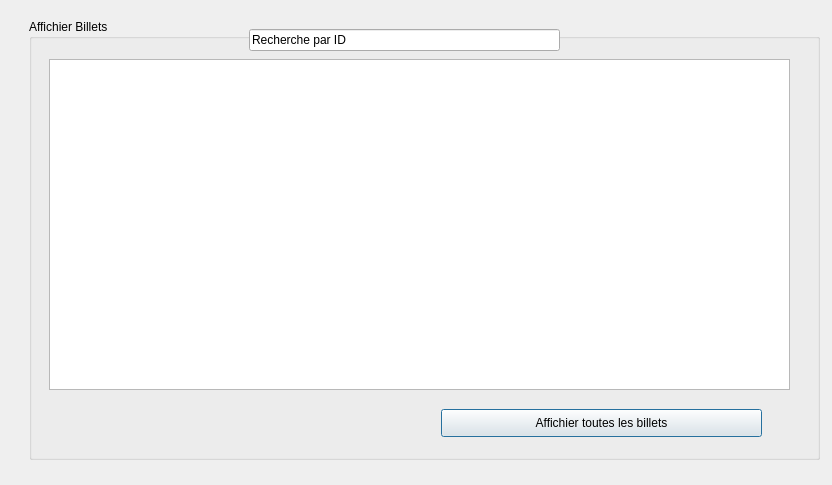
<?xml version="1.0" encoding="UTF-8"?>
<ui version="4.0">
 <class>Dialog</class>
 <widget class="QDialog" name="Dialog">
  <property name="geometry">
   <rect>
    <x>0</x>
    <y>0</y>
    <width>832</width>
    <height>485</height>
   </rect>
  </property>
  <property name="windowTitle">
   <string>Dialog</string>
  </property>
  <widget class="QGroupBox" name="groupBox">
   <property name="geometry">
    <rect>
     <x>29</x>
     <y>19</y>
     <width>791</width>
     <height>441</height>
    </rect>
   </property>
   <property name="title">
    <string>Affichier Billets</string>
   </property>
   <widget class="QPushButton" name="affichier">
    <property name="geometry">
     <rect>
      <x>412</x>
      <y>390</y>
      <width>321</width>
      <height>28</height>
     </rect>
    </property>
    <property name="styleSheet">
     <string notr="true">background-image: url(:/new/prefix1/g);</string>
    </property>
    <property name="text">
     <string>Affichier toutes les billets</string>
    </property>
   </widget>
   <widget class="QTableView" name="tableView">
    <property name="geometry">
     <rect>
      <x>20</x>
      <y>40</y>
      <width>741</width>
      <height>331</height>
     </rect>
    </property>
   </widget>
   <widget class="QLabel" name="label">
    <property name="geometry">
     <rect>
      <x>-30</x>
      <y>-15</y>
      <width>831</width>
      <height>481</height>
     </rect>
    </property>
    <property name="styleSheet">
     <string notr="true">background-image: url(:/new/prefix1/b);</string>
    </property>
    <property name="text">
     <string/>
    </property>
   </widget>
   <widget class="QLineEdit" name="lineEdit">
    <property name="geometry">
     <rect>
      <x>220</x>
      <y>10</y>
      <width>311</width>
      <height>22</height>
     </rect>
    </property>
    <property name="text">
     <string>Recherche par ID</string>
    </property>
   </widget>
   <zorder>label</zorder>
   <zorder>affichier</zorder>
   <zorder>tableView</zorder>
   <zorder>lineEdit</zorder>
  </widget>
 </widget>
 <resources/>
 <connections/>
</ui>
